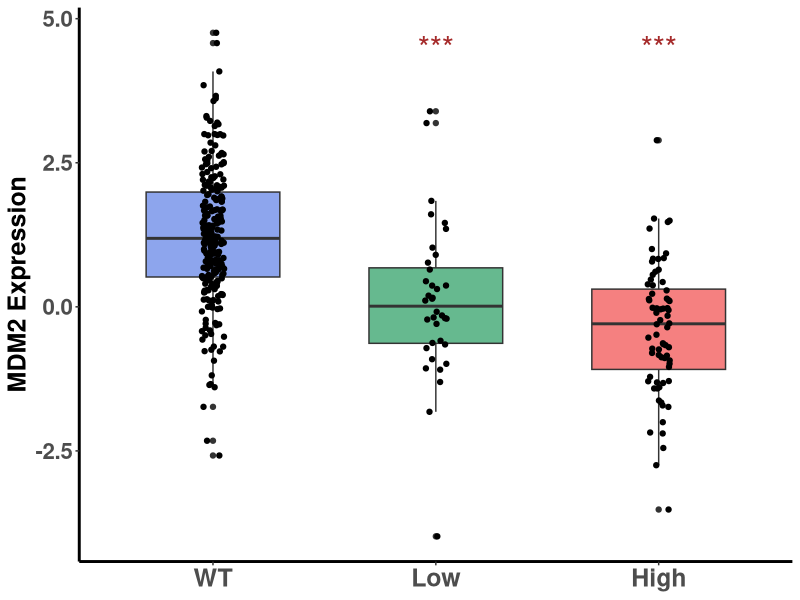
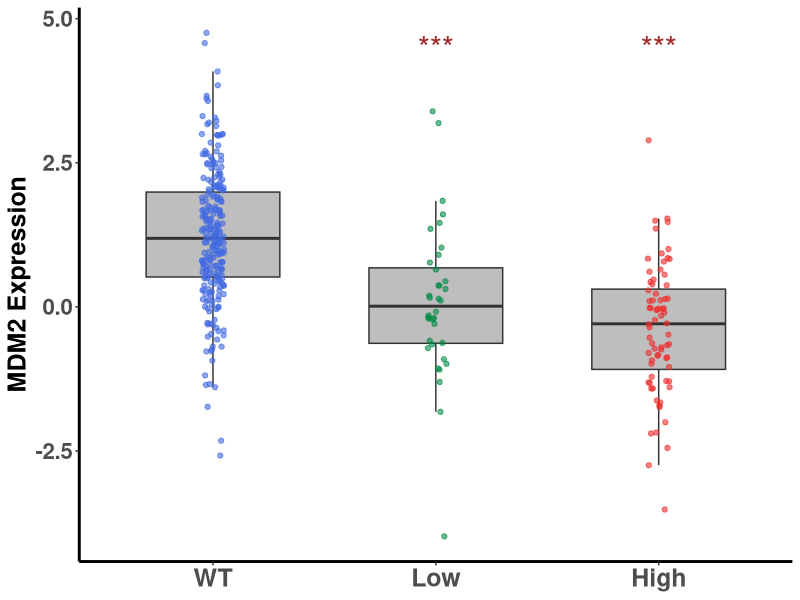

Write R code to recreate these figures, in order.
#Load appropriate packages
library(readxl)
library(openxlsx)
library(RColorBrewer)
library(tidyverse)
library(reshape2)

#Set working directory 
setwd("/Users/pettya/Desktop/R Analysis")

#Create new TCGA patient table with MDM2 expression data
##Read in excel file with all TCGA patient data
endometrial <- read_xlsx("Final TCGA with p53 and RT annotation - R.xlsx", 1)

##Read in text file with TCGA patient MDM2 expression data and only keep patient ids and MDM2 expression
MDM2 <- read.delim("MDM2__mRNA_expression_z-scores_relative_to_normal_samples_(log_RNA_Seq_V2_RSEM).txt", header = TRUE, sep = "\t")
MDM2 <- MDM2[,c(2,4)]

##Merge full TCGA table with MDM2 expression table
endometrial_MDM2 <- merge(endometrial, MDM2, by= "Patient.ID")
names(endometrial_MDM2)[52] <- "MDM2_Expression"

##Create categorical VAF column from Allelic Frequency data and convert to ordered factor
endometrial_MDM2$VAF[endometrial_MDM2$Allele.Freq..T. <= 0.5] <- "Low"
endometrial_MDM2$VAF[endometrial_MDM2$Allele.Freq..T. > 0.5] <- "High"
endometrial_MDM2$VAF[endometrial_MDM2$`P53 Mut` == 0] <- "WT"
endometrial_MDM2$VAF <- factor(endometrial_MDM2$VAF, levels = c("WT", "Low", "High"))



#One-way ANOVA and Tukey's Multiple Comparisons stats on MDM2 expression versus VAF
MDM2_VAF <- aov(MDM2_Expression ~ VAF, endometrial_MDM2)
MDM2_MC <- TukeyHSD(MDM2_VAF)
summary(MDM2_VAF)
MDM2_MC



#Boxplot of MDM2 expression versus TP53 VAF (Figure 4E)
##Create colored boxplot with black dots
qb <- ggplot(endometrial_MDM2,  aes(x= VAF, y= MDM2_Expression)) + theme_classic() +
  labs(x= NULL, y= "MDM2 Expression") + theme(axis.title.y = element_text(size= 18, face= "bold")) + 
  theme(axis.text.x = element_text(size = 18, face= "bold"), axis.text.y = element_text(size = 16, face= "bold")) +
  theme(panel.grid.minor.y = element_blank(), legend.position = "none", axis.line = element_line(size= 1))
qb <- qb + geom_boxplot(aes(fill= VAF), width= 0.6) + 
      geom_jitter(width= 0.05) + scale_fill_manual(values= alpha(c("royalblue", "springgreen4", "firebrick2"), 0.6))

##Add significance stars to bars
qb <- qb + annotate("text", x= 2:3, y= 4.5, label= "***", size= 8, colour= "brown")  

##Print graph as jpeg file
jpeg("VAF vs MDM2 expression boxplot, box color.jpeg", width= 720, height= 720, units= "px", res= 150)
print(qb)

dev.off()

##Create gray boxplot with colored dots
qb <- ggplot(endometrial_MDM2,  aes(x= VAF, y= MDM2_Expression)) + theme_classic() +
  labs(x= NULL, y= "MDM2 Expression") + theme(axis.title.y = element_text(size= 18, face= "bold")) + 
  theme(axis.text.x = element_text(size = 18, face= "bold"), axis.text.y = element_text(size = 16, face= "bold")) +
  theme(panel.grid.minor.y = element_blank(), legend.position = "none", axis.line = element_line(size= 1))
qb <- qb + geom_boxplot(fill= "grey", width= 0.6, outlier.shape = NA) + 
  geom_jitter(aes(color= VAF), width= 0.05) + scale_color_manual(values= alpha(c("royalblue", "springgreen4", "firebrick2"), 0.6))
qb <- qb + annotate("text", x= 2:3, y= 4.5, label= "***", size= 8, colour= "brown")  

##Print graph as jpeg file
jpeg("VAF vs MDM2 expression boxplot, point color.jpeg", width= 720, height= 720, units= "px", res= 150)
print(qb)

dev.off()





